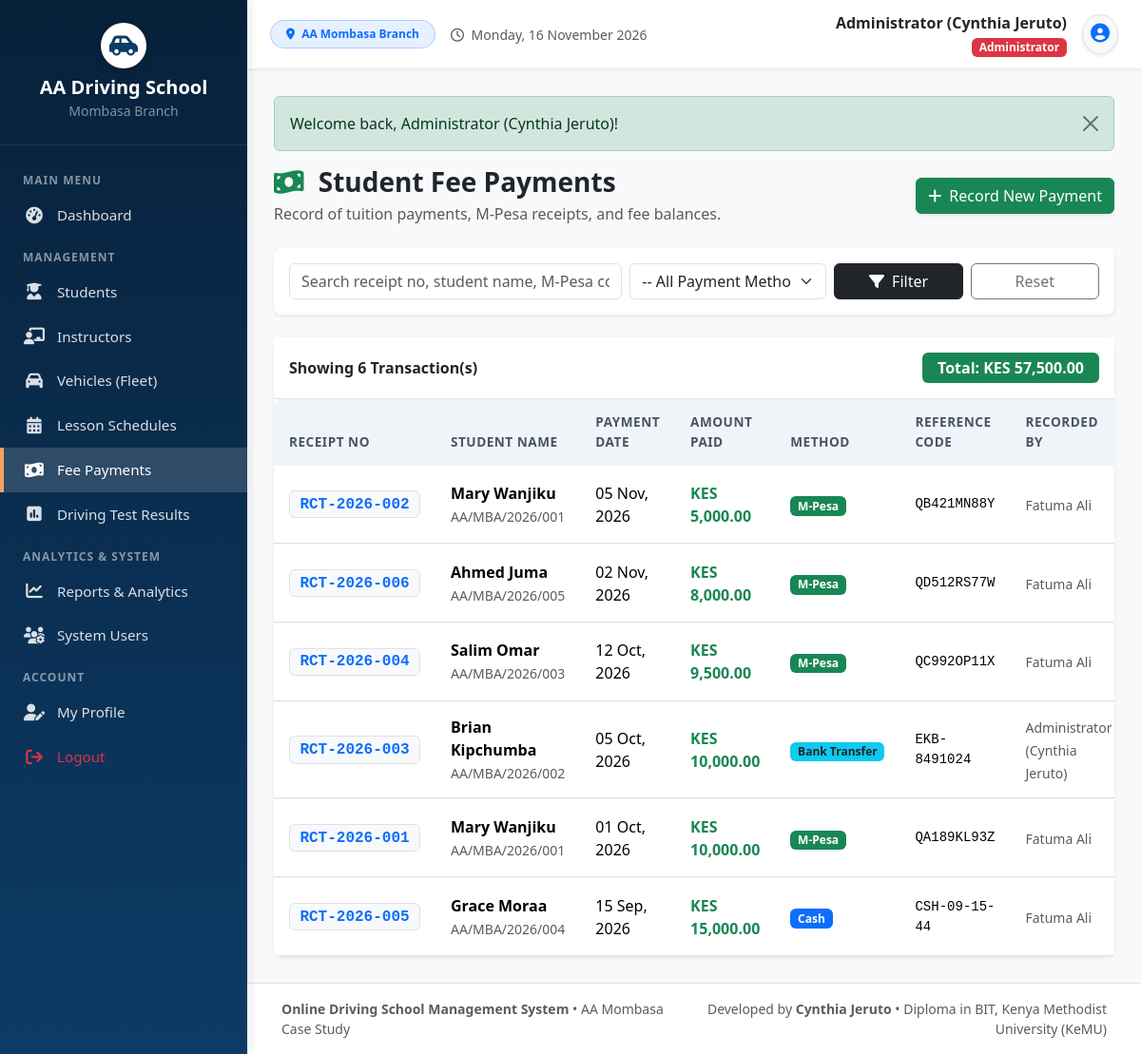
The app's page /payments.php (signed in) with its own data.
### tables this page shows
CREATE TABLE `payments` (
  `payment_id` INT(11) NOT NULL AUTO_INCREMENT,
  `receipt_no` VARCHAR(30) NOT NULL UNIQUE,
  `student_id` INT(11) NOT NULL,
  `amount` DECIMAL(10,2) NOT NULL,
  `payment_date` DATE NOT NULL,
  `payment_method` ENUM('M-Pesa', 'Cash', 'Bank Transfer') NOT NULL DEFAULT 'M-Pesa',
  `reference_no` VARCHAR(50) DEFAULT NULL,
  `notes` VARCHAR(255) DEFAULT 'Tuition fee installment',
  `recorded_by` INT(11) DEFAULT NULL,
  `created_at` TIMESTAMP NOT NULL DEFAULT CURRENT_TIMESTAMP,
  PRIMARY KEY (`payment_id`),
  KEY `fk_payment_student` (`student_id`),
  KEY `fk_payment_recorder` (`recorded_by`),
  CONSTRAINT `fk_payment_student` FOREIGN KEY (`student_id`) REFERENCES `students` (`student_id`) ON DELETE CASCADE,
  CONSTRAINT `fk_payment_recorder` FOREIGN KEY (`recorded_by`) REFERENCES `users` (`user_id`) ON DELETE SET NULL
);

CREATE TABLE `students` (
  `student_id` INT(11) NOT NULL AUTO_INCREMENT,
  `user_id` INT(11) DEFAULT NULL,
  `student_reg_no` VARCHAR(30) NOT NULL UNIQUE,
  `full_name` VARCHAR(100) NOT NULL,
  `gender` ENUM('Male', 'Female', 'Other') NOT NULL,
  `date_of_birth` DATE DEFAULT NULL,
  `phone` VARCHAR(20) NOT NULL,
  `email` VARCHAR(100) DEFAULT NULL,
  `national_id` VARCHAR(30) DEFAULT NULL,
  `address` VARCHAR(255) DEFAULT 'Mombasa',
  `course_category` VARCHAR(100) NOT NULL DEFAULT 'Category B (Light Vehicle - Manual)',
  `course_fee` DECIMAL(10,2) NOT NULL DEFAULT 15000.00,
  `registration_date` DATE NOT NULL,
  `status` ENUM('Enrolled', 'In Training', 'Test Ready', 'Completed', 'Dropped') NOT NULL DEFAULT 'Enrolled',
  `created_at` TIMESTAMP NOT NULL DEFAULT CURRENT_TIMESTAMP,
  PRIMARY KEY (`student_id`),
  KEY `fk_student_user` (`user_id`),
  CONSTRAINT `fk_student_user` FOREIGN KEY (`user_id`) REFERENCES `users` (`user_id`) ON DELETE SET NULL
);

CREATE TABLE `users` (
  `user_id` INT(11) NOT NULL AUTO_INCREMENT,
  `username` VARCHAR(50) NOT NULL UNIQUE,
  `password` VARCHAR(255) NOT NULL,
  `full_name` VARCHAR(100) NOT NULL,
  `email` VARCHAR(100) DEFAULT NULL,
  `phone` VARCHAR(20) DEFAULT NULL,
  `role` ENUM('Administrator', 'Receptionist', 'Instructor', 'Student') NOT NULL DEFAULT 'Receptionist',
  `status` ENUM('Active', 'Inactive') NOT NULL DEFAULT 'Active',
  `created_at` TIMESTAMP NOT NULL DEFAULT CURRENT_TIMESTAMP,
  PRIMARY KEY (`user_id`)
);

### payments.php (the view, shortened to what this page needs)
<?php
require_once __DIR__ . '/includes/header.php';
$search = trim($_GET['search'] ?? '');
$sql = "
    SELECT p.*, s.full_name AS student_name, s.student_reg_no, s.phone AS student_phone, s.course_fee,
           u.full_name AS recorder_name
    FROM payments p
    JOIN students s ON p.student_id = s.student_id
    LEFT JOIN users u ON p.recorded_by = u.user_id
    WHERE 1=1
";
$params = [];
$sql .= " ORDER BY p.payment_date DESC, p.payment_id DESC";
$stmt = $pdo->prepare($sql);
$stmt->execute($params);
$payments = $stmt->fetchAll();
$totalCollected = array_sum(array_column($payments, 'amount'));
?>
<div class="d-flex justify-content-between align-items-center mb-4">
    <div>
        <h3 class="fw-bold mb-1 text-dark"><i class="fa-solid fa-money-bill-wave text-success me-2"></i> Student Fee Payments</h3>
        <p class="text-muted mb-0">Record of tuition payments, M-Pesa receipts, and fee balances.</p>
    </div>
    <?php if (has_role(['Administrator', 'Receptionist'])): ?>
    <a href="payment_add.php" class="btn btn-success shadow-sm">
        <i class="fa-solid fa-plus me-1"></i> Record New Payment
    </a>
    <?php endif; ?>
</div>
<div class="card border-0 shadow-sm rounded-3 mb-4">
    <div class="card-body p-3">
        <form method="GET" action="payments.php" class="row g-2 align-items-center">
            <div class="col-md-5">
                <input type="text" name="search" class="form-control" placeholder="Search receipt no, student name, M-Pesa code..." value="<?= htmlspecialchars($search) ?>">
            </div>
            <div class="col-md-3">
                <select name="method" class="form-select">
                    <option value="">-- All Payment Methods --</option>
                </select>
            </div>
            <div class="col-md-2">
                <button type="submit" class="btn btn-dark w-100"><i class="fa-solid fa-filter me-1"></i> Filter</button>
            </div>
            <div class="col-md-2">
                <a href="payments.php" class="btn btn-outline-secondary w-100">Reset</a>
            </div>
        </form>
    </div>
</div>
<div class="card border-0 shadow-sm rounded-3">
    <div class="card-header bg-white py-3 border-bottom d-flex justify-content-between align-items-center">
        <span class="fw-bold text-dark">Showing <?= count($payments) ?> Transaction(s)</span>
        <span class="badge bg-success fs-6 py-2 px-3">Total: <?= format_currency($totalCollected) ?></span>
    </div>
    <div class="card-body p-0">
        <div class="table-responsive">
            <table class="table custom-table table-hover mb-0">
                <thead>
                    <tr>
                        <th>Receipt No</th>
                        <th>Student Name</th>
                        <th>Payment Date</th>
                        <th>Amount Paid</th>
                        <th>Method</th>
                        <th>Reference Code</th>
                        <th>Recorded By</th>
                    </tr>
                </thead>
                <tbody>
                    <?php if (empty($payments)): ?>
                        <tr><td colspan="8" class="text-center py-5 text-muted">No fee payments found matching criteria.</td></tr>
                    <?php else: ?>
                        <?php foreach ($payments as $p): ?>
                            <tr>
                                <td><span class="badge bg-light text-primary border font-monospace fs-6"><?= htmlspecialchars($p['receipt_no']) ?></span></td>
                                <td>
                                    <div class="fw-bold"><?= htmlspecialchars($p['student_name']) ?></div>
                                    <small class="text-muted"><?= htmlspecialchars($p['student_reg_no']) ?></small>
                                </td>
                                <td><?= format_date($p['payment_date']) ?></td>
                                <td class="fw-bold text-success fs-6"><?= format_currency($p['amount']) ?></td>
                                <td>
                                    <?php
                                    $mBadge = [
                                        'M-Pesa' => 'success',
                                        'Cash' => 'primary',
                                        'Bank Transfer' => 'info text-dark'
                                    ][$p['payment_method']] ?? 'secondary';
                                    ?>
                                    <span class="badge bg-<?= $mBadge ?>"><?= htmlspecialchars($p['payment_method']) ?></span>
                                </td>
                                <td class="font-monospace small"><?= htmlspecialchars($p['reference_no'] ?? '-') ?></td>
                                <td><small class="text-muted"><?= htmlspecialchars($p['recorder_name'] ?? 'System') ?></small></td>
                            </tr>
                        <?php endforeach; ?>
                    <?php endif; ?>
                </tbody>
            </table>
        </div>
    </div>
</div>
<?php require_once __DIR__ . '/includes/footer.php'; ?>

### assets/css/style.css (style rules this page uses)
:root { --primary-color: #0d3b66; --primary-dark: #07213a; --primary-light: #185a9d; --accent-color: #f4a261; --accent-hover: #e76f51; --bg-light: #f8f9fa; --sidebar-width: 260px; --text-dark: #2b2d42; --card-shadow: 0 4px 12px rgba(0, 0, 0, 0.05); }
body { font-family: 'Segoe UI', system-ui, -apple-system, sans-serif; background-color: var(--bg-light); color: var(--text-dark); min-height: 100vh; }
.custom-table { border-collapse: separate; border-spacing: 0; border-radius: 8px; overflow: hidden; background: #ffffff; }
.custom-table thead th { background-color: #f1f5f9; color: #475569; font-weight: 600; font-size: 0.85rem; text-transform: uppercase; letter-spacing: 0.5px; border: none; padding: 0.9rem 1rem; }
.custom-table tbody td { padding: 0.9rem 1rem; vertical-align: middle; border-top: 1px solid #f1f5f9; }

### records on screen
payments: receipt_no "RCT-2026-002", student.full_name "Mary Wanjiku", student.student_reg_no "AA/MBA/2026/001", payment_date "05 Nov, 2026", amount "KES 5,000.00", payment_method "M-Pesa", reference_no "QB421MN88Y", recorded_by.full_name "Fatuma Ali"
payments: receipt_no "RCT-2026-006", student.full_name "Ahmed Juma", student.student_reg_no "AA/MBA/2026/005", payment_date "02 Nov, 2026", amount "KES 8,000.00", payment_method "M-Pesa", reference_no "QD512RS77W", recorded_by.full_name "Fatuma Ali"
payments: receipt_no "RCT-2026-004", student.full_name "Salim Omar", student.student_reg_no "AA/MBA/2026/003", payment_date "12 Oct, 2026", amount "KES 9,500.00", payment_method "M-Pesa", reference_no "QC992OP11X", recorded_by.full_name "Fatuma Ali"
payments: receipt_no "RCT-2026-003", student.full_name "Brian Kipchumba", student.student_reg_no "AA/MBA/2026/002", payment_date "05 Oct, 2026", amount "KES 10,000.00", payment_method "Bank Transfer", reference_no "EKB-8491024", recorded_by.full_name "Administrator (Cynthia Jeruto)"
payments: receipt_no "RCT-2026-001", student.full_name "Mary Wanjiku", student.student_reg_no "AA/MBA/2026/001", payment_date "01 Oct, 2026", amount "KES 10,000.00", payment_method "M-Pesa", reference_no "QA189KL93Z", recorded_by.full_name "Fatuma Ali"
payments: receipt_no "RCT-2026-005", student.full_name "Grace Moraa", student.student_reg_no "AA/MBA/2026/004", payment_date "15 Sep, 2026", amount "KES 15,000.00", payment_method "Cash", reference_no "CSH-09-15-44", recorded_by.full_name "Fatuma Ali"

### other values on screen
$_SESSION['full_name'] "Administrator (Cynthia Jeruto)"
$_SESSION['role'] "Administrator"
$flash['message'] "Welcome back, Administrator (Cynthia Jeruto)!"
count($payments) "6"
format_currency($totalCollected) "KES 57,500.00"
